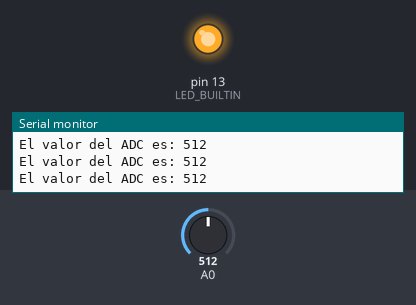
The sketch below on a simulated Arduino Uno, built with avr-gcc and run on an emulated ATmega328P. Parts: output pins drawn as LEDs (lit = HIGH), the last lines printed to the serial monitor. The inputs (shaded band) are chosen by the test bench; at power-on: A0 = 512.

Above: at 1.2 s.
1.3 s: A0 set to 784
2.8 s: A0 set to 813
At 3.3 s:
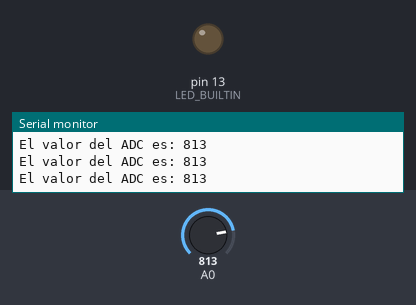
4.3 s: A0 set to 715
5.8 s: A0 set to 682
At 7.0 s:
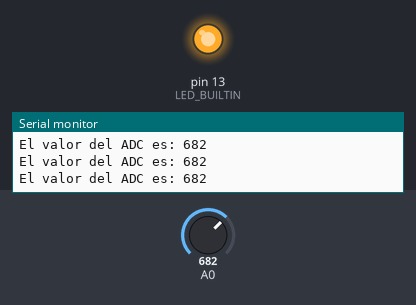
7.3 s: A0 set to 810
At 7.6 s:
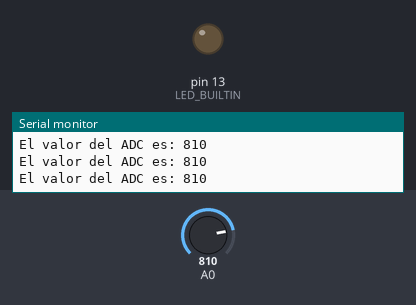
Timing chart, 0 to 10.3 s (numbered marks = the images above; inputs shaded):
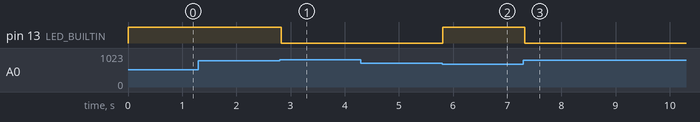

Measured:
- the behaviour switches between 800 and 801 on A0 (found by bisection; images 0 and 1)
- the behaviour switches between 701 and 700 on A0 (found by bisection; images 1 and 2)
- after the input at 2.8 s, pin 13 (LED_BUILTIN): HIGH → LOW at once
- after the input at 5.8 s, pin 13 (LED_BUILTIN): LOW → HIGH at once
- after the input at 7.3 s, pin 13 (LED_BUILTIN): HIGH → LOW at once

The sketch:

p5_3-adc.ino
```cpp
void setup()
{
  Serial.begin(115200);
  pinMode(LED_BUILTIN, OUTPUT);
}

void loop()
{
  int value = analogRead(A0);
  Serial.print("El valor del ADC es: ");
  Serial.println(value);

  if(value >= 0 && value <= 700) {
    digitalWrite(LED_BUILTIN, HIGH);
  } else if (value > 800) {
    digitalWrite(LED_BUILTIN, LOW);
  }

  delay(50);
}
```
